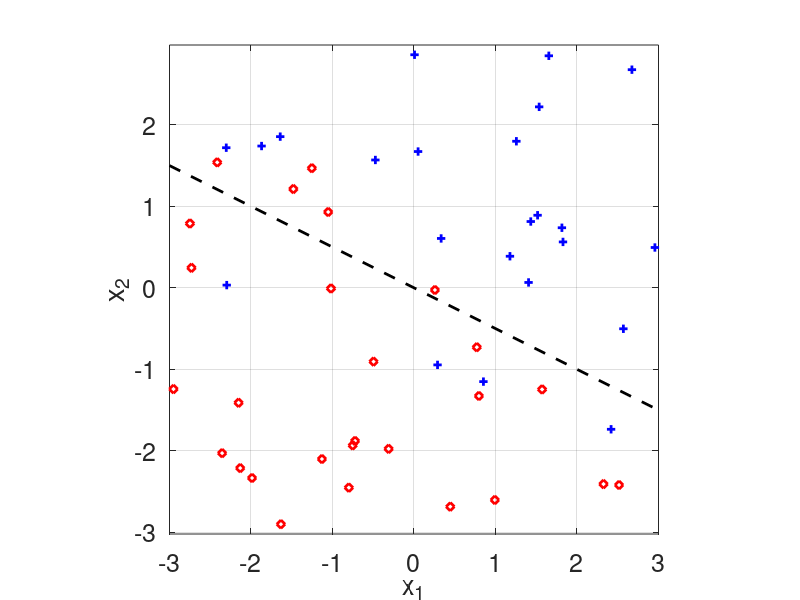
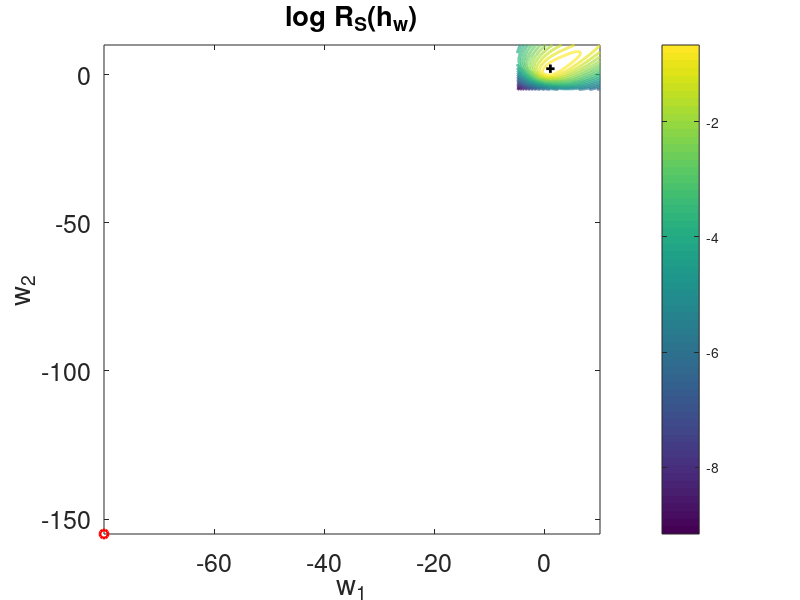

These figures' MATLAB source, in order:
% MATHEMATIK DES MASCHINELLEN LERNENS
%===========================================
% Kapitel 3: Lineare Klassifikationsmethoden
% Abschnitt 3.2: Logistische Regression
%
% MATLAB-Skript zum Nachvollziehen des 
% Beispiels fuer die logistische Regression

%% (0) Vorbereitung
%------------------ 

% Erzeugen der Trainingsdaten
m = 50; % Anzahl der Daten

x = 6*rand(2,m)-3; % zufaellige x-Werte in [-3,3]^2
x

w_true = [1; 2]; % wahre Parameter
w_true
% Wahrscheinlichkeiten fuer Label +1 gemaess des Bernoulli-Modells mit
% h_{w_true,0}
p = 1./(1+exp(-(w_true' * x))) ; 
p

% Auswuerfeln der zufaelligen Markierungen gemaess der Wahrscheinlichkeiten
% p
y = 2*(rand(1,m) <= p)-1; 
y

%% (1) Zeichnen der Trainingsdaten
% --------------------------------

figure(1); hold off

% Erst die wahre Hyperebene fuer x in [-3,3] einzeichnen
plot( [-3,3], -w_true(1)/w_true(2)*[-3,3], '--k','Linewidth',2); hold on 

% Dann die klassifizierten Punkte eintragen
indp = find(y==1); % Punkte mit Markierung 1
plot(x(1,indp),x(2,indp),'b+','linewidth',2); hold on;

indm = find(y==-1); % Punkte mit Markierung -1
plot(x(1,indm),x(2,indm),'rd','linewidth',2); hold on;

% Weitere Werte der Grafik setzen
xlim([-3,3])
ylim([-3,3])
grid on
axis equal 
axis tight
xlabel('x_1')
ylabel('x_2')
set(gca,'FontSize',18)

%% (2) Logistische Regression
%----------------------------

% Empirische Risiko-Funktion

% HIER: Die Funktionsdefinition ergaenzen:
x_y = x .* repmat(y, 2, 1);
RS = @(w) mean(log(1./(1+exp(-(w' * x_y)))), 2);
% log(1 + exp(- Y_train .* (X_train * w(1:d) + w(end))))

% HINWEISE: 
% 1) w ist ein Spaltenvektor mit zwei Zeilen ODER eine Matrix mit zwei
% Zeilen und mehreren Spalten fuer mehrere Gewichtsvektoren w
% 2) mean(. ,2) bildet den Mittelwert pro Spalte
% 3) Die Funktion sollte fuer mehrere w-Vektoren auswertbar sein, so dass
% das Ergebnis als Zeilenvektor die empirischen Risikowerte der einzelnen
% w-Vektoren beinhaltet.

% Zeichnen dieser Funktion
ws = -5:0.01:10; % Diskretisierung der w-Werte pro Achse
[WW1,WW2] = meshgrid(ws,ws); % Diskretisierungsgitter erzeugen
RS_Ws = RS([WW1(:)'; WW2(:)']); % RS an den Gitterpunkte auswerten


% Grafik erzeugen (Contour-Plot):
figure(2); hold off;
contour(WW1,WW2,reshape(RS_Ws,length(ws),length(ws)),25,'LineWidth',2);
colorbar; % Farblegende

% Weitere Grafik-Parameter setzen
xlabel('w_1')
ylabel('w_2')
title('log R_S(h_w)')
axis tight;
view(2);
set(gca,'FontSize',18)

% Numerische Berechnung der ERM-Parameter
[w,RS_min] = fminunc(RS, [0;0]);

% Einzeichnen der erlernten Parameter
figure(2); hold on;
plot(w(1),w(2),'or','LineWidth',2) % erlernt
plot(w_true(1),w_true(2),'+k','LineWidth',2) % wahr

% % Einzeichnen der erlernten Geraden in Figure 1:
% figure(1); hold on;
% plot( [-3,3], -w(1)/w(2)*[-3,3], '-g','Linewidth',2)